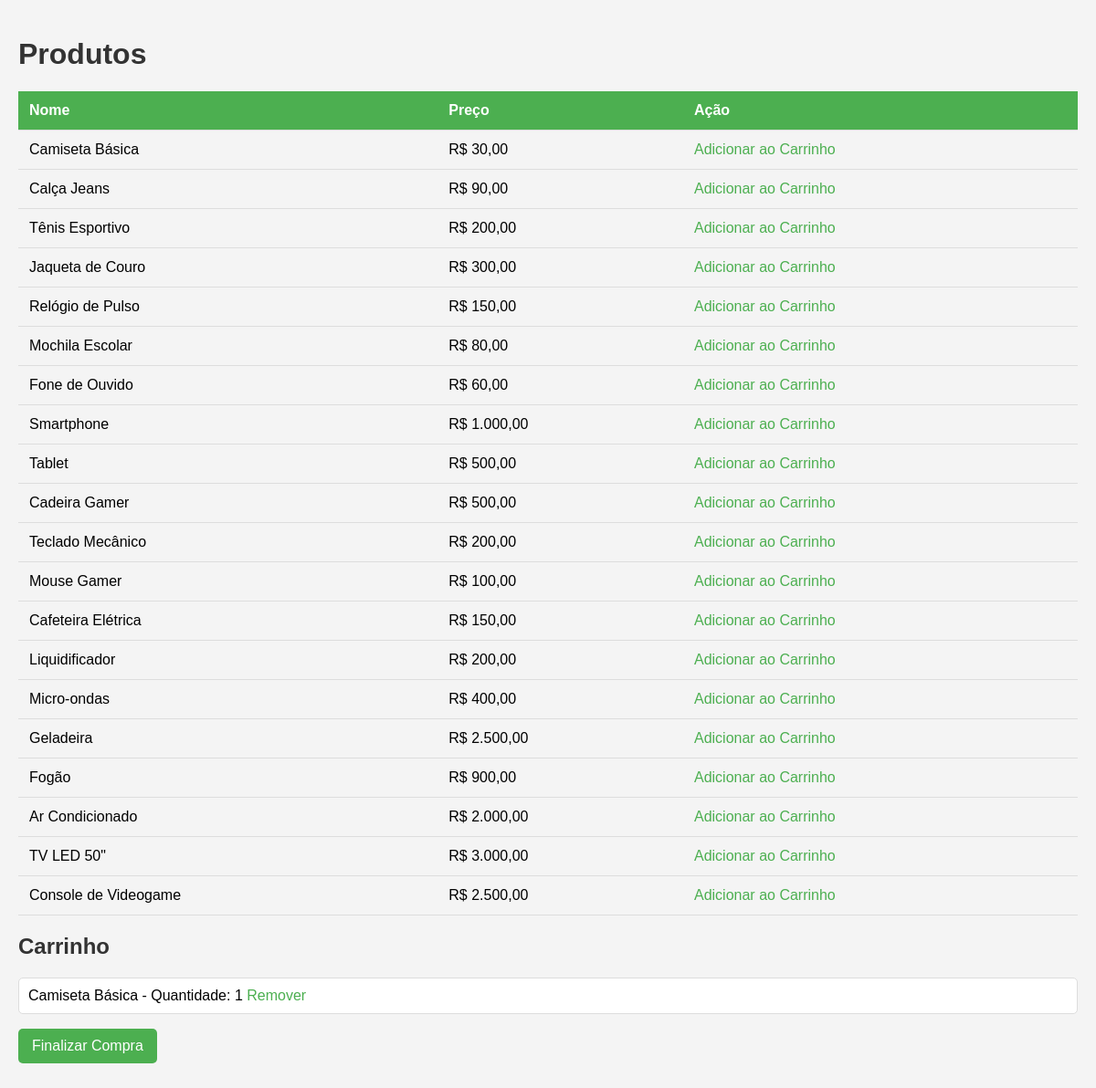
Screenshot of /carrinhoDeCompras/index.php?add=4 with the database file from the repository.
### tables this page shows
CREATE TABLE `produtos` (
  `id` int(11) NOT NULL,
  `nome` varchar(100) NOT NULL,
  `preco` int(11) NOT NULL
);

### carrinhoDeCompras/index.php (the view, shortened to what this page needs)
<?php
include 'db.php';
$sql = "SELECT * FROM produtos";
$result = $conn->query($sql);
?>
<!DOCTYPE html>
<html lang="pt-BR">
<head>
    <link rel="stylesheet" href="style.css">
</head>
<body>
    <h1>Produtos</h1>
    <table>
        <tr>
            <th>Nome</th>
            <th>Preço</th>
            <th>Ação</th>
        </tr>
        <?php while ($row = $result->fetch_assoc()): ?>
        <tr>
            <td><?php echo $row['nome']; ?></td>
            <td>R$ <?php echo number_format($row['preco'], 2, ',', '.'); ?></td>
            <td><a href="?add=<?php echo $row['id']; ?>">Adicionar ao Carrinho</a></td>
        </tr>
        <?php endwhile; ?>
    </table>
    <h2>Carrinho</h2>
    <ul>
        <?php if (isset($_SESSION['carrinho']) && count($_SESSION['carrinho']) > 0): ?>
            <?php foreach ($_SESSION['carrinho'] as $id => $quantidade): ?>
                <?php
                $sql = "SELECT * FROM produtos WHERE id = $id";
                $produto = $conn->query($sql)->fetch_assoc();
                ?>
                <li>
                    <?php echo $produto['nome']; ?> - Quantidade: <?php echo $quantidade; ?>
                    <a href="?remove=<?php echo $id; ?>">Remover</a>
                </li>
            <?php endforeach; ?>
        <?php else: ?>
            <li>Carrinho vazio!</li>
        <?php endif; ?>
    </ul>
    <button id="botaoFinalizar" onclick="finalizarCompra()">Finalizar Compra</button>
</body>
</html>

### carrinhoDeCompras/style.css (style rules this page uses)
body { font-family: Arial, sans-serif; background-color: #f4f4f4; margin: 0; padding: 20px; }
h1, h2 { color: #333; }
table { width: 100%; border-collapse: collapse; margin-bottom: 20px; }
th, td { padding: 12px; text-align: left; border-bottom: 1px solid #ddd; }
th { background-color: #4CAF50; color: white; }
ul { list-style-type: none; padding: 0; }
li { background-color: #fff; margin: 5px 0; padding: 10px; border: 1px solid #ddd; border-radius: 5px; }
a { text-decoration: none; color: #4CAF50; }
button { background-color: #4CAF50; color: white; border: none; padding: 10px 15px; font-size: 16px; cursor: pointer; border-radius: 5px; transition: background-color 0.3s; }

### rows the page displays
produtos: nome "Camiseta Básica", preco "30,00"
produtos: nome "Calça Jeans", preco "90,00"
produtos: nome "Tênis Esportivo", preco "200,00"
produtos: nome "Jaqueta de Couro", preco "300,00"
produtos: nome "Relógio de Pulso", preco "150,00"
produtos: nome "Mochila Escolar", preco "80,00"
produtos: nome "Fone de Ouvido", preco "60,00"
produtos: nome "Smartphone", preco "1.000,00"
produtos: nome "Tablet", preco "500,00"
produtos: nome "Cadeira Gamer", preco "500,00"
produtos: nome "Teclado Mecânico", preco "200,00"
produtos: nome "Mouse Gamer", preco "100,00"
produtos: nome "Cafeteira Elétrica", preco "150,00"
produtos: nome "Liquidificador", preco "200,00"
produtos: nome "Micro-ondas", preco "400,00"
produtos: nome "Geladeira", preco "2.500,00"
produtos: nome "Fogão", preco "900,00"
produtos: nome "Ar Condicionado", preco "2.000,00"
produtos: nome "TV LED 50\"", preco "3.000,00"
produtos: nome "Console de Videogame", preco "2.500,00"

### other values shown
$quantidade "1"
